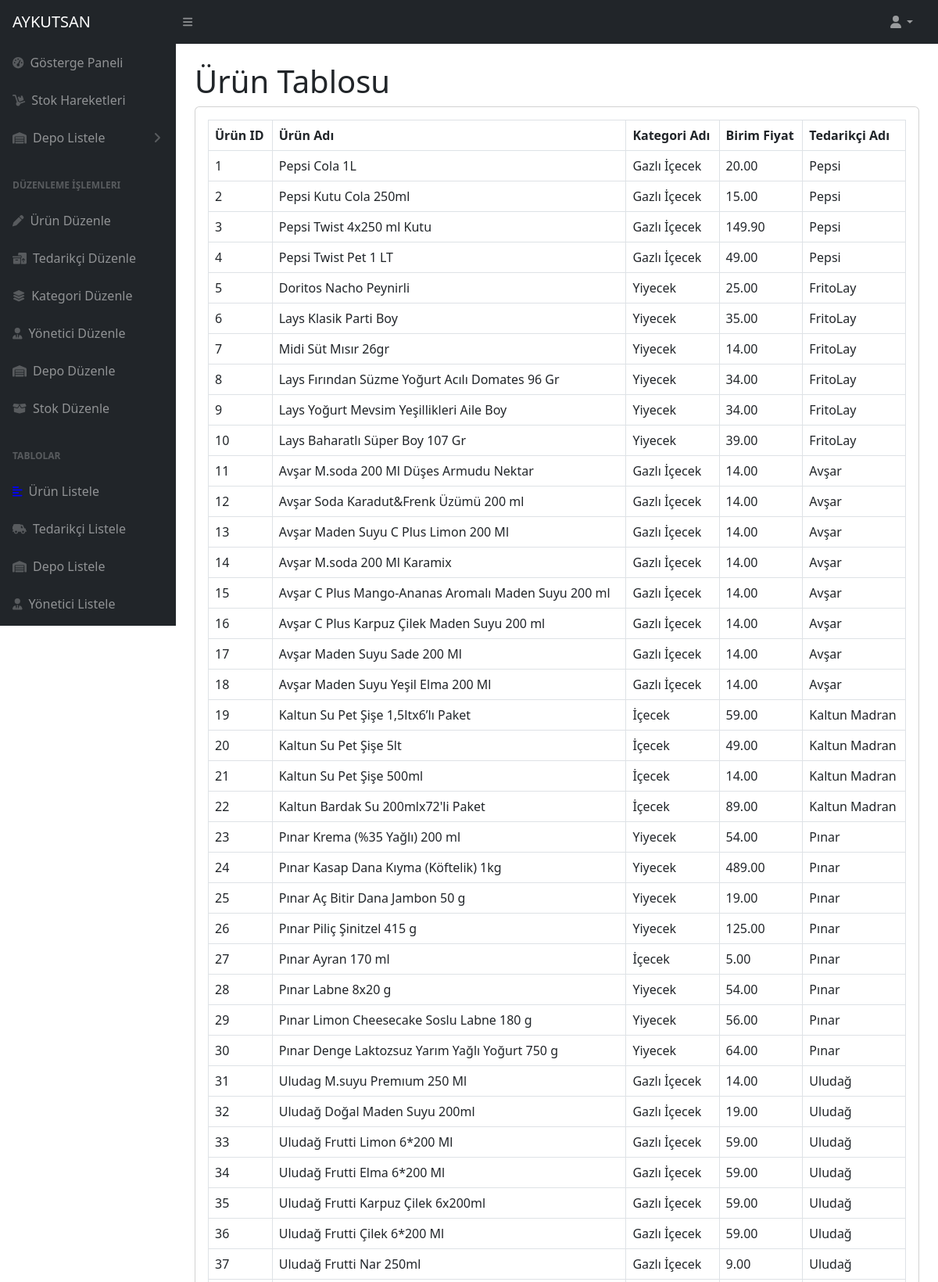
/urunListele.php (signed in, upper part), run on the app's committed database.
### tables this page shows
CREATE TABLE `urunler` (
  `urun_id` int(11) NOT NULL,
  `urun_adi` varchar(255) NOT NULL,
  `kategori_id` int(11) NOT NULL,
  `birim_fiyat` decimal(10,2) NOT NULL,
  `tedarikci_id` int(11) NOT NULL
);

CREATE TABLE `kategoriler` (
  `kategori_id` int(11) NOT NULL,
  `kategori_adi` varchar(255) NOT NULL
);

CREATE TABLE `tedarikciler` (
  `tedarikci_id` int(11) NOT NULL,
  `tedarikci_adi` varchar(255) NOT NULL,
  `tedarikci_adresi` varchar(255) NOT NULL
);

### urunTablo.php (the view, shortened to what this page needs)
<?php
include "02_baglan.php";
$sql = "SELECT urunler.urun_id, urunler.urun_adi, kategoriler.kategori_adi, urunler.birim_fiyat, tedarikciler.tedarikci_adi
        FROM urunler
        INNER JOIN kategoriler ON urunler.kategori_id = kategoriler.kategori_id
        INNER JOIN tedarikciler ON urunler.tedarikci_id = tedarikciler.tedarikci_id";
$result = $conn->query($sql);
$table = '<table id="datatablesSimple" class="table table-bordered">
            <thead>
                <tr>
                    <th>Ürün ID</th>
                    <th>Ürün Adı</th>
                    <th>Kategori Adı</th>
                    <th>Birim Fiyat</th>
                    <th>Tedarikçi Adı</th>
                </tr>
            </thead>
            <tbody>';
if ($result->num_rows > 0) {
    while ($row = $result->fetch_assoc()) {
        $table .= '<tr>
                      <td>' . $row['urun_id'] . '</td>
                      <td>' . $row['urun_adi'] . '</td>
                      <td>' . $row['kategori_adi'] . '</td>
                      <td>' . $row['birim_fiyat'] . '</td>
                      <td>' . $row['tedarikci_adi'] . '</td>
                   </tr>';
    }
} else {
    $table .= '<tr><td colspan="5">Tabloda hiç veri yok.</td></tr>';
}
$table .= '</tbody>
           </table>';
?>

### data on the page
urunler: urun_id "1", urun_adi "Pepsi Cola 1L", kategori.kategori_adi "Gazlı İçecek", birim_fiyat "20.00", tedarikci.tedarikci_adi "Pepsi"
urunler: urun_id "2", urun_adi "Pepsi Kutu Cola 250ml", kategori.kategori_adi "Gazlı İçecek", birim_fiyat "15.00", tedarikci.tedarikci_adi "Pepsi"
urunler: urun_id "3", urun_adi "Pepsi Twist 4x250 ml Kutu", kategori.kategori_adi "Gazlı İçecek", birim_fiyat "149.90", tedarikci.tedarikci_adi "Pepsi"
urunler: urun_id "4", urun_adi "Pepsi Twist Pet 1 LT", kategori.kategori_adi "Gazlı İçecek", birim_fiyat "49.00", tedarikci.tedarikci_adi "Pepsi"
urunler: urun_id "5", urun_adi "Doritos Nacho Peynirli", kategori.kategori_adi "Yiyecek", birim_fiyat "25.00", tedarikci.tedarikci_adi "FritoLay"
urunler: urun_id "6", urun_adi "Lays Klasik Parti Boy", kategori.kategori_adi "Yiyecek", birim_fiyat "35.00", tedarikci.tedarikci_adi "FritoLay"
urunler: urun_id "7", urun_adi "Midi Süt Mısır 26gr", kategori.kategori_adi "Yiyecek", birim_fiyat "14.00", tedarikci.tedarikci_adi "FritoLay"
urunler: urun_id "8", urun_adi "Lays Fırından Süzme Yoğurt Acılı Domates 96 Gr", kategori.kategori_adi "Yiyecek", birim_fiyat "34.00", tedarikci.tedarikci_adi "FritoLay"
urunler: urun_id "9", urun_adi "Lays Yoğurt Mevsim Yeşillikleri Aile Boy", kategori.kategori_adi "Yiyecek", birim_fiyat "34.00", tedarikci.tedarikci_adi "FritoLay"
urunler: urun_id "10", urun_adi "Lays Baharatlı Süper Boy 107 Gr", kategori.kategori_adi "Yiyecek", birim_fiyat "39.00", tedarikci.tedarikci_adi "FritoLay"
urunler: urun_id "11", urun_adi "Avşar M.soda 200 Ml Düşes Armudu Nektar", kategori.kategori_adi "Gazlı İçecek", birim_fiyat "14.00", tedarikci.tedarikci_adi "Avşar"
urunler: urun_id "12", urun_adi "Avşar Soda Karadut&Frenk Üzümü 200 ml", kategori.kategori_adi "Gazlı İçecek", birim_fiyat "14.00", tedarikci.tedarikci_adi "Avşar"
urunler: urun_id "13", urun_adi "Avşar Maden Suyu C Plus Limon 200 Ml", kategori.kategori_adi "Gazlı İçecek", birim_fiyat "14.00", tedarikci.tedarikci_adi "Avşar"
urunler: urun_id "14", urun_adi "Avşar M.soda 200 Ml Karamix", kategori.kategori_adi "Gazlı İçecek", birim_fiyat "14.00", tedarikci.tedarikci_adi "Avşar"
urunler: urun_id "15", urun_adi "Avşar C Plus Mango-Ananas Aromalı Maden Suyu 200 ml", kategori.kategori_adi "Gazlı İçecek", birim_fiyat "14.00", tedarikci.tedarikci_adi "Avşar"
urunler: urun_id "16", urun_adi "Avşar C Plus Karpuz Çilek Maden Suyu 200 ml", kategori.kategori_adi "Gazlı İçecek", birim_fiyat "14.00", tedarikci.tedarikci_adi "Avşar"
urunler: urun_id "17", urun_adi "Avşar Maden Suyu Sade 200 Ml", kategori.kategori_adi "Gazlı İçecek", birim_fiyat "14.00", tedarikci.tedarikci_adi "Avşar"
urunler: urun_id "18", urun_adi "Avşar Maden Suyu Yeşil Elma 200 Ml", kategori.kategori_adi "Gazlı İçecek", birim_fiyat "14.00", tedarikci.tedarikci_adi "Avşar"
urunler: urun_id "19", urun_adi "Kaltun Su Pet Şişe 1,5ltx6’lı Paket", kategori.kategori_adi "İçecek", birim_fiyat "59.00", tedarikci.tedarikci_adi "Kaltun Madran"
urunler: urun_id "20", urun_adi "Kaltun Su Pet Şişe 5lt", kategori.kategori_adi "İçecek", birim_fiyat "49.00", tedarikci.tedarikci_adi "Kaltun Madran"
urunler: urun_id "21", urun_adi "Kaltun Su Pet Şişe 500ml", kategori.kategori_adi "İçecek", birim_fiyat "14.00", tedarikci.tedarikci_adi "Kaltun Madran"
urunler: urun_id "22", urun_adi "Kaltun Bardak Su 200mlx72'li Paket", kategori.kategori_adi "İçecek", birim_fiyat "89.00", tedarikci.tedarikci_adi "Kaltun Madran"
urunler: urun_id "23", urun_adi "Pınar Krema (%35 Yağlı) 200 ml", kategori.kategori_adi "Yiyecek", birim_fiyat "54.00", tedarikci.tedarikci_adi "Pınar"
urunler: urun_id "24", urun_adi "Pınar Kasap Dana Kıyma (Köftelik) 1kg", kategori.kategori_adi "Yiyecek", birim_fiyat "489.00", tedarikci.tedarikci_adi "Pınar"
urunler: urun_id "25", urun_adi "Pınar Aç Bitir Dana Jambon 50 g", kategori.kategori_adi "Yiyecek", birim_fiyat "19.00", tedarikci.tedarikci_adi "Pınar"
urunler: urun_id "26", urun_adi "Pınar Piliç Şinitzel 415 g", kategori.kategori_adi "Yiyecek", birim_fiyat "125.00", tedarikci.tedarikci_adi "Pınar"
urunler: urun_id "27", urun_adi "Pınar Ayran 170 ml", kategori.kategori_adi "İçecek", birim_fiyat "5.00", tedarikci.tedarikci_adi "Pınar"
urunler: urun_id "28", urun_adi "Pınar Labne 8x20 g", kategori.kategori_adi "Yiyecek", birim_fiyat "54.00", tedarikci.tedarikci_adi "Pınar"
urunler: urun_id "29", urun_adi "Pınar Limon Cheesecake Soslu Labne 180 g", kategori.kategori_adi "Yiyecek", birim_fiyat "56.00", tedarikci.tedarikci_adi "Pınar"
urunler: urun_id "30", urun_adi "Pınar Denge Laktozsuz Yarım Yağlı Yoğurt 750 g", kategori.kategori_adi "Yiyecek", birim_fiyat "64.00", tedarikci.tedarikci_adi "Pınar"
urunler: urun_id "31", urun_adi "Uludag M.suyu Premıum 250 Ml", kategori.kategori_adi "Gazlı İçecek", birim_fiyat "14.00", tedarikci.tedarikci_adi "Uludağ"
urunler: urun_id "32", urun_adi "Uludağ Doğal Maden Suyu 200ml", kategori.kategori_adi "Gazlı İçecek", birim_fiyat "19.00", tedarikci.tedarikci_adi "Uludağ"
urunler: urun_id "33", urun_adi "Uludağ Frutti Limon 6*200 Ml", kategori.kategori_adi "Gazlı İçecek", birim_fiyat "59.00", tedarikci.tedarikci_adi "Uludağ"
urunler: urun_id "34", urun_adi "Uludağ Frutti Elma 6*200 Ml", kategori.kategori_adi "Gazlı İçecek", birim_fiyat "59.00", tedarikci.tedarikci_adi "Uludağ"
urunler: urun_id "35", urun_adi "Uludağ Frutti Karpuz Çilek 6x200ml", kategori.kategori_adi "Gazlı İçecek", birim_fiyat "59.00", tedarikci.tedarikci_adi "Uludağ"
urunler: urun_id "36", urun_adi "Uludağ Frutti Çilek 6*200 Ml", kategori.kategori_adi "Gazlı İçecek", birim_fiyat "59.00", tedarikci.tedarikci_adi "Uludağ"
urunler: urun_id "37", urun_adi "Uludağ Frutti Nar 250ml", kategori.kategori_adi "Gazlı İçecek", birim_fiyat "9.00", tedarikci.tedarikci_adi "Uludağ"
